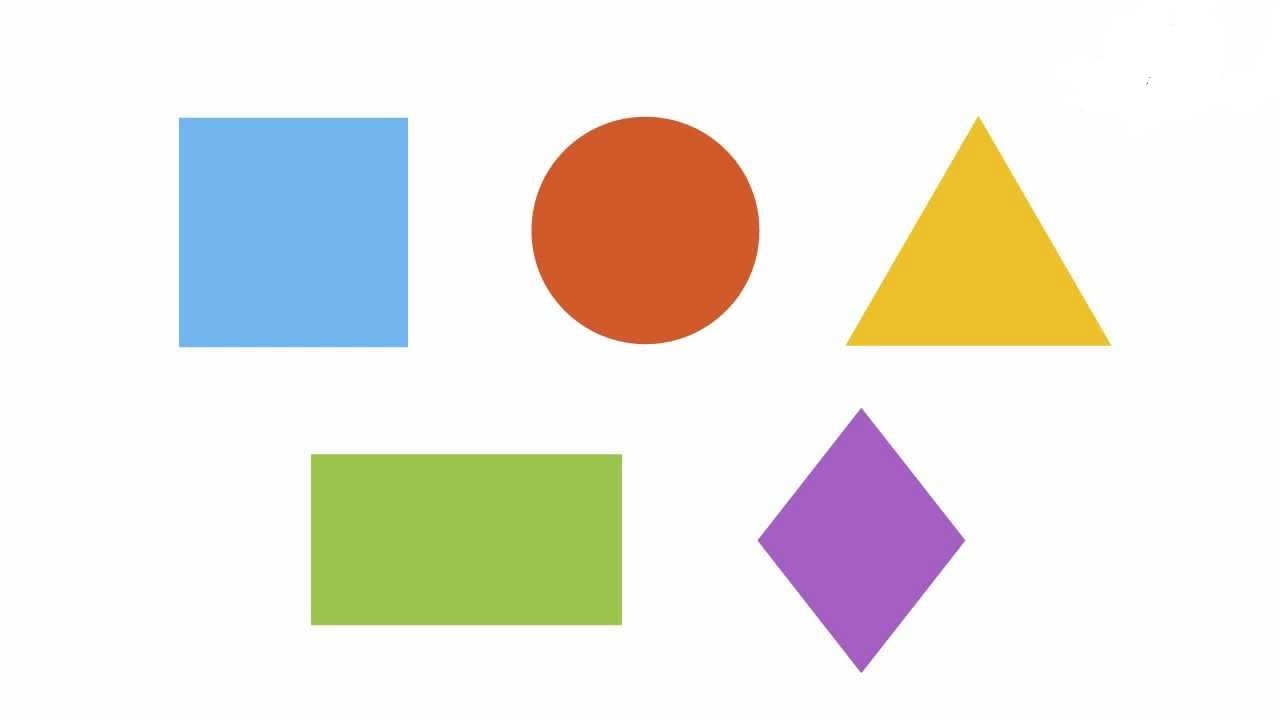
#> input picture imagenes/contornos.jpg, 1280 x 720 px
$ jupyter execute '08 Countours-Shapes Detections.ipynb'
#> lines starting #> are read from the running program, lines starting #| are printed output that depends on the picture; after the words box and inside, x2 and y2 are one past the last pixel; in counts of white or black regions, pixels touching at a corner belong together
[cell 1]
import cv2

[cell 2]
img = cv2.imread('imagenes/contornos.jpg')
#> img is the input picture: shape (720, 1280, 3); mean B, G, R 224.5, 232.4, 235.1
imgContour = img.copy()
cv2.imshow('',img)
cv2.waitKey(0)

[cell 3]
def getContours(img):
    contours, hierarchy = cv2.findContours(img,cv2.RETR_EXTERNAL,cv2.CHAIN_APPROX_NONE)
    for c in contours:
        area = cv2.contourArea(c)
        #if area>5:
        cv2.drawContours(imgContour,c,-1,(255,0,0),3)
        peri = cv2.arcLength(c,True)#calcula la longitud del contorno o curva
        #print(peri)
        approx = cv2.approxPolyDP(c,0.02*peri,True)#calcula los vertices
        objCor = len(approx)#numero de vertices
        x,y,w,h = cv2.boundingRect(approx) #bounding box
        cv2.rectangle(imgContour,(x,y),(x+w,y+h),(0,255,0),3)#pintamos el bounding box

        if objCor == 3: objType = "Triangle"
        elif objCor == 4: objType = "Rectangle"
        elif objCor>4: objType = "Circle"
        else: objType = "None "
        cv2.putText(imgContour,objType,(x+w//2,y+h//2-10),cv2.FONT_HERSHEY_COMPLEX_SMALL,1,(0,255,255),1)

[cell 4]
imgGray = cv2.cvtColor(img,cv2.COLOR_BGR2GRAY)
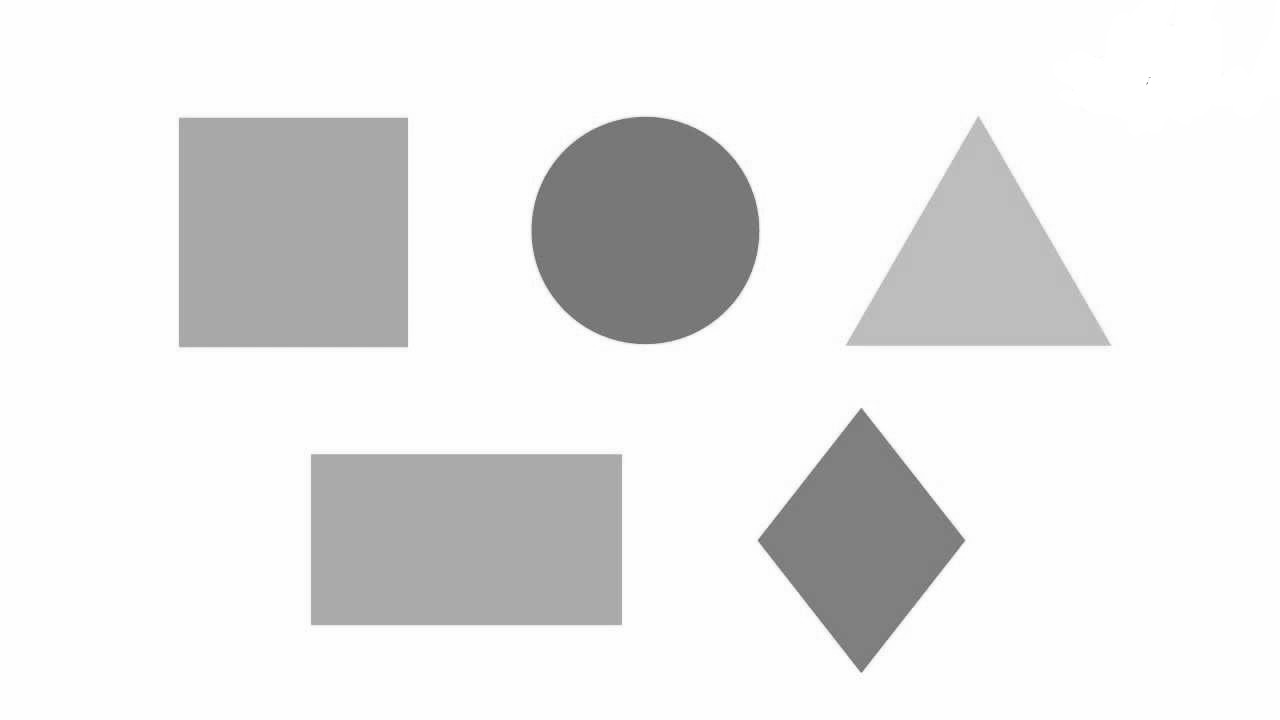
#> imgGray: shape (720, 1280); min 92, max 255, mean 232.3
imgBlur = cv2.GaussianBlur(imgGray,(7,7),1)
imgCanny = cv2.Canny(imgBlur,50,50)
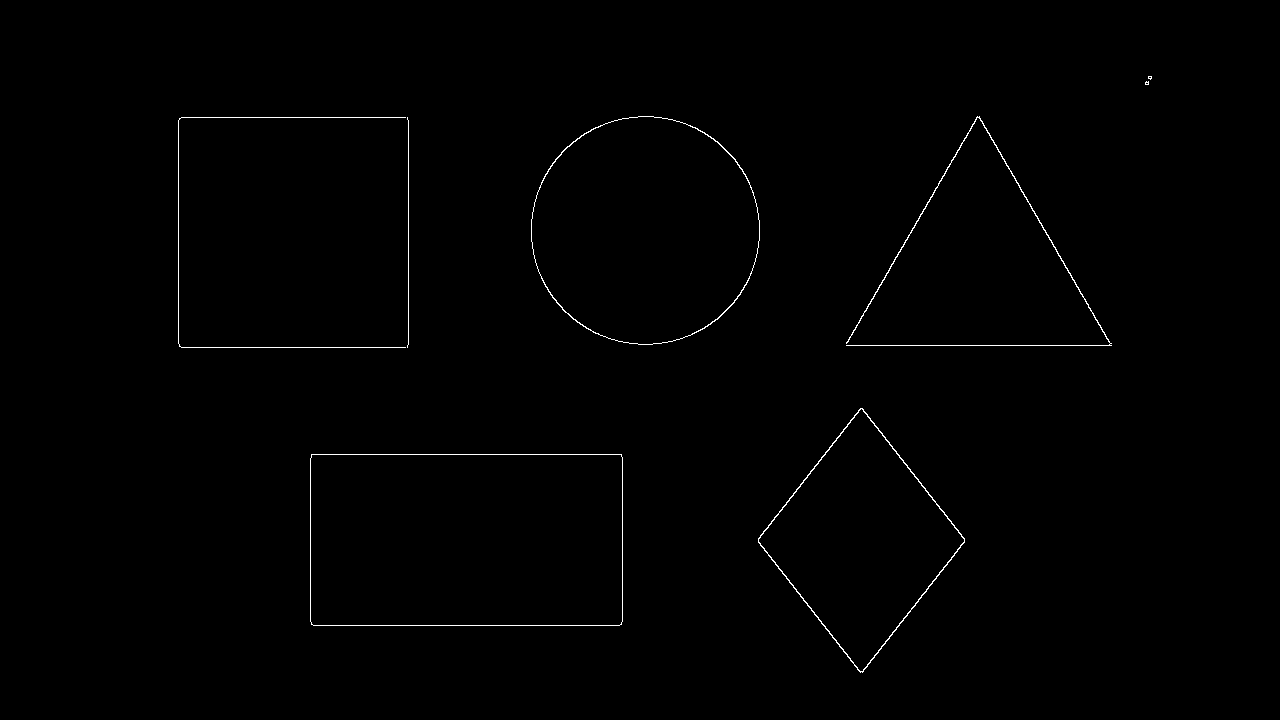
#> imgCanny: shape (720, 1280); 0.5% white in thin lines or dots, all inside (x1, y1, x2, y2) = (178, 76, 1152, 673)

[cell 5]
getContours(imgCanny)
#> in getContours, `contours, hierarchy = cv2.findContours(img,cv2.RETR_EXTERNAL,cv2.CHAIN..`: contours = 8 contours, 4 with area under 20; largest, box (x1, y1, x2, y2) and area: (310, 454, 623, 626) 53336, (531, 116, 760, 345) 40848, (758, 408, 965, 673) 27826, (846, 116, 1112, 346) 252
#> the loop in getContours, `for c in contours:` made 8 passes
#> (area, peri, approx, objCor, x, y, w, h) on passes 1 to 2: (53336, 962.5, [[311, 454], [311, 624], [621, 624], [621, 454]], 4, 311, 454, 311, 171), (27826, 701.8, [[860, 408], [758, 542], [862, 672], [964, 538]], 4, 758, 408, 207, 265)
#> (area, peri, objCor, x, y, w, h, objType) on passes 5 to 6: (251.5, 1662.9, 6, 846, 116, 266, 230, 'Circle'), (40848, 756.2, 8, 531, 116, 229, 229, 'Circle')
#> after the loop in getContours, `for c in contours:`:
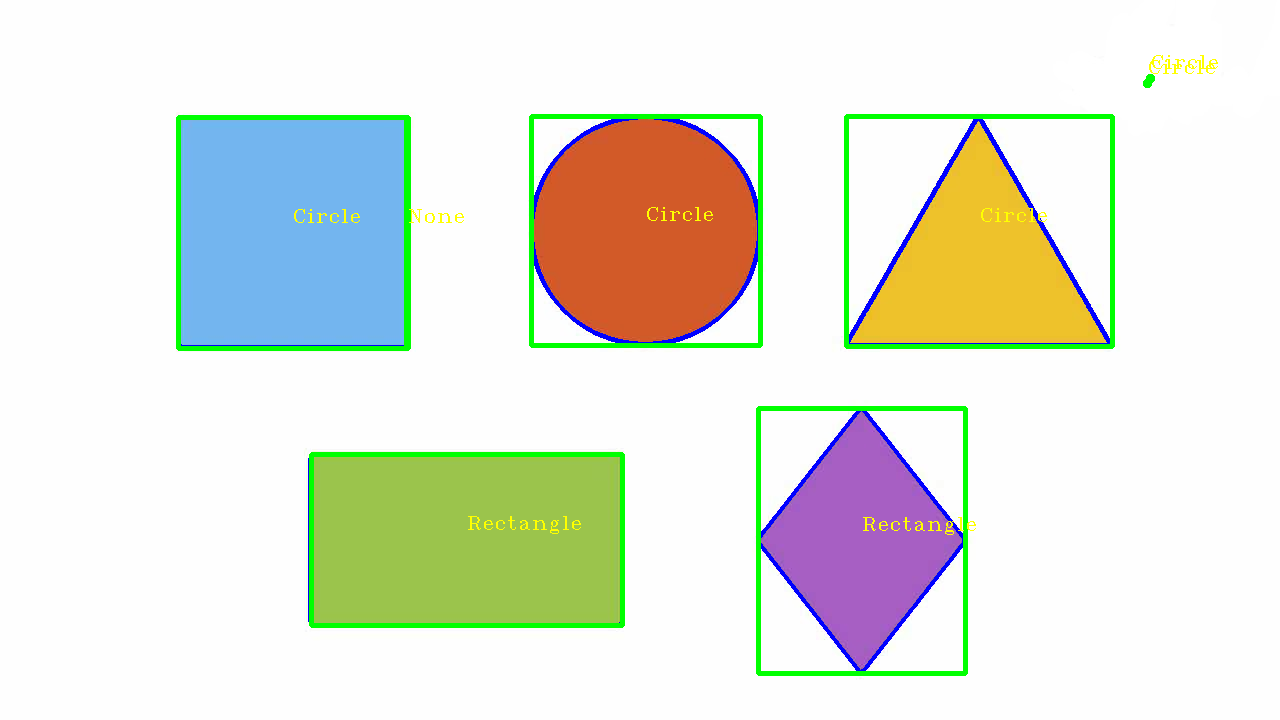
#> imgContour: shape (720, 1280, 3); 3.72% of pixels changed, all inside (x1, y1, x2, y2) = (176, 55, 1218, 676)

[cell 6]
cv2.imshow('canny',imgCanny)
cv2.imshow('contour',imgContour)
cv2.waitKey(0)
#> Out = 27
